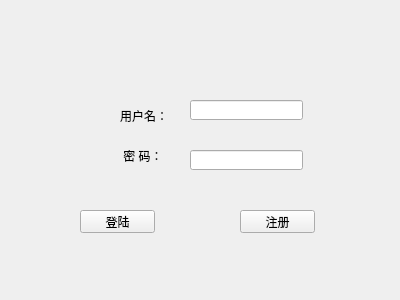
<?xml version="1.0" encoding="UTF-8"?>
<ui version="4.0">
 <class>Widget</class>
 <widget class="QWidget" name="Widget">
  <property name="geometry">
   <rect>
    <x>0</x>
    <y>0</y>
    <width>400</width>
    <height>300</height>
   </rect>
  </property>
  <property name="windowTitle">
   <string>Widget</string>
  </property>
  <property name="styleSheet">
   <string notr="true"/>
  </property>
  <property name="locale">
   <locale language="Chinese" country="China"/>
  </property>
  <widget class="QPushButton" name="pushButton">
   <property name="geometry">
    <rect>
     <x>80</x>
     <y>210</y>
     <width>75</width>
     <height>23</height>
    </rect>
   </property>
   <property name="text">
    <string>登陆</string>
   </property>
  </widget>
  <widget class="QPushButton" name="pushButton_2">
   <property name="geometry">
    <rect>
     <x>240</x>
     <y>210</y>
     <width>75</width>
     <height>23</height>
    </rect>
   </property>
   <property name="text">
    <string>注册</string>
   </property>
  </widget>
  <widget class="QLineEdit" name="lineEdit">
   <property name="geometry">
    <rect>
     <x>190</x>
     <y>100</y>
     <width>113</width>
     <height>20</height>
    </rect>
   </property>
  </widget>
  <widget class="QLineEdit" name="lineEdit_2">
   <property name="geometry">
    <rect>
     <x>190</x>
     <y>150</y>
     <width>113</width>
     <height>20</height>
    </rect>
   </property>
   <property name="echoMode">
    <enum>QLineEdit::Password</enum>
   </property>
  </widget>
  <widget class="QLabel" name="label">
   <property name="geometry">
    <rect>
     <x>120</x>
     <y>110</y>
     <width>54</width>
     <height>12</height>
    </rect>
   </property>
   <property name="text">
    <string>用户名：</string>
   </property>
  </widget>
  <widget class="QLabel" name="label_2">
   <property name="geometry">
    <rect>
     <x>120</x>
     <y>150</y>
     <width>54</width>
     <height>12</height>
    </rect>
   </property>
   <property name="text">
    <string> 密 码：</string>
   </property>
  </widget>
 </widget>
 <layoutdefault spacing="6" margin="11"/>
 <resources/>
 <connections/>
</ui>
